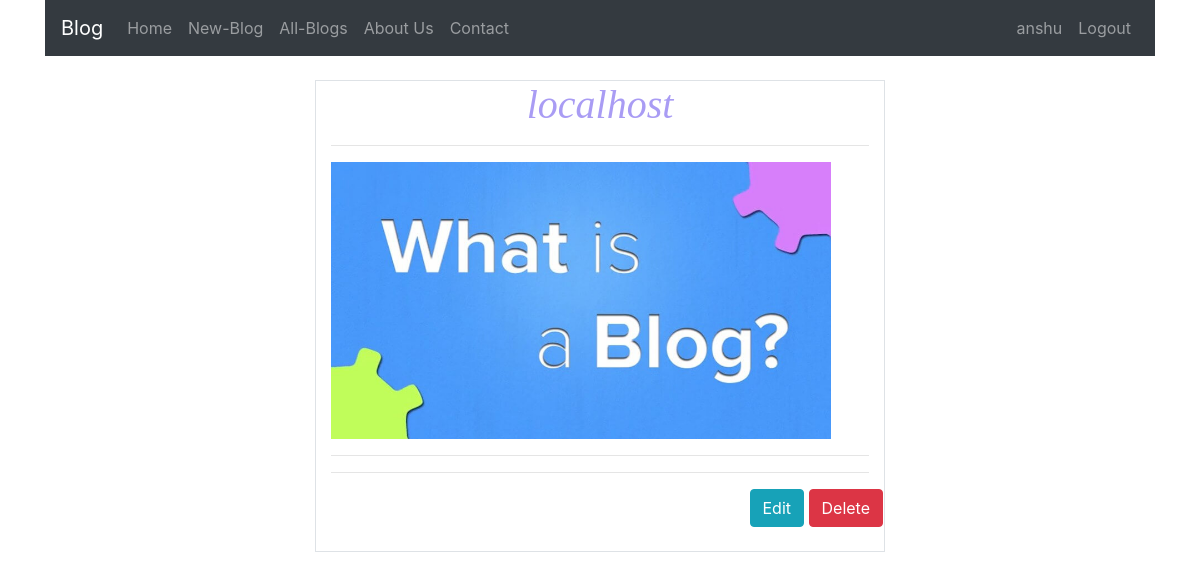
Page /blog/55dr6ftgyunjoimkpl/ (signed in) on the committed database.
### blog/models.py (models this page shows, shortened)
class BlogPost(models.Model):
	user = models.ForeignKey(User, default = 1,blank=True, null=True, on_delete = models.SET_NULL)
	title = models.CharField(max_length= 120)
	slug  = models.SlugField(blank=True, unique=True)
	description = models.TextField(null=True, blank=True, max_length= 1200)
	image = models.ImageField(upload_to = upload_image_path,null=True, blank=True)
	def get_edit_url(self):
		return "/blog/{slug}/edit".format(slug=self.slug)
	def get_delete_url(self):
		return "/blog/{slug}/delete".format(slug=self.slug)

### blog/views.py (the view)
# urls.py: path(r'blog/<str:slug>/', blog_detail_view, name='blog_detail_view'),
@login_required(login_url='/login/')
def blog_detail_view(request, slug):
	template_name = "blog/detail.html"
	queryset = get_object_or_404(BlogPost, slug=slug)
	context = {
		'object_list': queryset
	}
	return  render(request, template_name, context)

### blog/templates/blog/detail.html (shortened to what this page needs)
{% extends "base/base.html" %}
{% load static %}
{% block content %}
<div class="row">
	<div class="col col-md-6 offset-md-3 border">
		<center><h1>{{ object_list.title }}</h1></center>
		<hr>
		{% if object_list.image %}
		<a href="{{ instance.get_absolute_url }}">
		  <img src="{{ object_list.image.url }}" alt="{{ object_list.title }}"
		  style="width: 500px; max-height: 350px;">
		</a>
		{% endif %}
		<hr>
		<hr>
		<div class="col col-md-6 offset-md-9">
			<a href="{{ object_list.get_edit_url }}"><button class="btn btn-info" >Edit</button></a>
			<a href="{{ object_list.get_delete_url }}"><button class="btn btn-danger" >Delete</button></a>
			<br>
		</div>
		<br>
	</div>
</div>
{% endblock %}

### blog/templates/base/navbarr.html (shortened to what this page needs)
<nav class="navbar navbar-expand-lg navbar-dark bg-dark">
  <a class="navbar-brand" href="{% url 'blog:home' %}">Blog</a>
  <div class="navbar-collapse collapse" id="navbarSupportedContent">
    {% if user.is_authenticated %}
    <ul class="nav navbar-nav">
      <li class="nav-item">
        <a class="nav-link" href="{% url 'blog:home' %}">Home <span class="sr-only">(current)</span></a>
      </li>
      <li class="nav-item">
        <a class="nav-link" href="{% url 'blog:create' %}">New-Blog</a>
      </li>
      <li class="nav-item">
        <a class="nav-link" href="{% url 'blog:blog' %}">All-Blogs</a>
      </li>
      <li class="nav-item">
        <a class="nav-link" href="{% url 'blog:about' %}">About Us</a>
      </li>
      <li class="nav-item">
        <a class="nav-link" href="{% url 'blog:contact' %}">Contact</a>
      </li>
    </ul>
    <ul class="nav navbar-nav ml-md-auto">
      <li class="nav-item">
        <a class="nav-link" href="">{{ user.username }}</a>
      </li>
      <li class="nav-item">
        <a class="nav-link" href="{% url 'blog:logout' %}">Logout</a>
      </li>
    </ul>
    {% else %}
<!--
    {% endif %}
  </div>
</nav>
<br>

### static_my_proj/blog_css/bgcss.css (style rules this page uses)
h1 { color:#a99cf4; font-family: Snell Roundhand, cursive; font-style: italic; }

### rows in the picture
BlogPost: title "localhost", image (picture)

### other values in the picture
{{ user.username }} "anshu"
